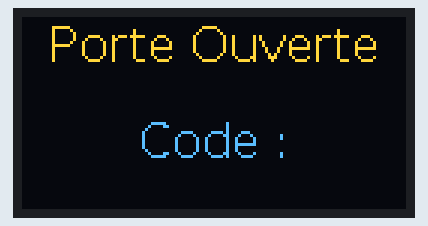
Simulated run of this program. Board: ESP8266 (NodeMCU). On the bench: 128×64 one-colour display. The OLED is the two-colour kind (top 16 rows yellow).

Above: at 0.1 s.

The program:

main.cpp
```cpp
#include <cstdlib>
#include <Arduino.h>
#include "Ecran.h"
#include "Serrure.h"

Ecran *ecran;
Serrure laSerrure;
void setup(){
    ecran = new Ecran;
    ecran->AfficherMessage("Porte Ouverte");
    ecran->AfficherMessage("Code :",1);
}

void loop(){
    laSerrure.Deverouiller();
    delay(500);
    laSerrure.Verouiller();
}
```

Ecran.cpp
```cpp
#include "Ecran.h"

Ecran::Ecran(const uint16_t _dx, const uint16_t _dy):
SSD1306Wire(0x3c, SDA, SCL, GEOMETRY_128_64),
dx(_dx),
dy(_dy)
{
    init();
    flipScreenVertically();
    setFont(Dialog_plain_16);
}

void Ecran::AfficherMessage(const String _message, const int _ligne) {
    setColor(BLACK);
    fillRect(0,32 * _ligne, 128, 32+ _ligne * 32);
    setColor(WHITE);
    display();
    int nbPixels = getStringWidth(_message);
    int pos = (128 - nbPixels)/2;
    drawString(dx + pos, dy+ _ligne *32, _message);
    display();
}
```

Ecran.h
```cpp
#ifndef ECRAN_H
#define ECRAN_H
#include <Arduino.h>
#include <SSD1306Wire.h>
#include "Font.h"

class Ecran : public SSD1306Wire
{
public:
    Ecran(const uint16_t _dx=0, const uint16_t _dy=0);
    void AfficherMessage(const String _message, const int _ligne=0);
private:
    int dx;
    int dy;
};

#endif /* ECRAN_H */
```

Serrure.cpp
```cpp
#include "Serrure.h"

Serrure::Serrure(const uint8_t _broche):
broche(_broche)
{
    pinMode(broche, OUTPUT);
}

void Serrure::Verouiller(){

    pinMode(broche,OUTPUT);
    digitalWrite(broche,HIGH);

}
void Serrure::Deverouiller(){

    pinMode(broche,OUTPUT);
    digitalWrite(broche,LOW);

}
```

Serrure.h
```cpp
#ifndef SERRURE_H
#define SERRURE_H
#include <Arduino.h>
class Serrure {
public:
    Serrure(const uint8_t _broche=2);

    void Verouiller();

    void Deverouiller();
private:
    uint8_t broche;
};

#endif /* SERRURE_H */
```

Source omitted: Font.h (data table, 38398 bytes)
